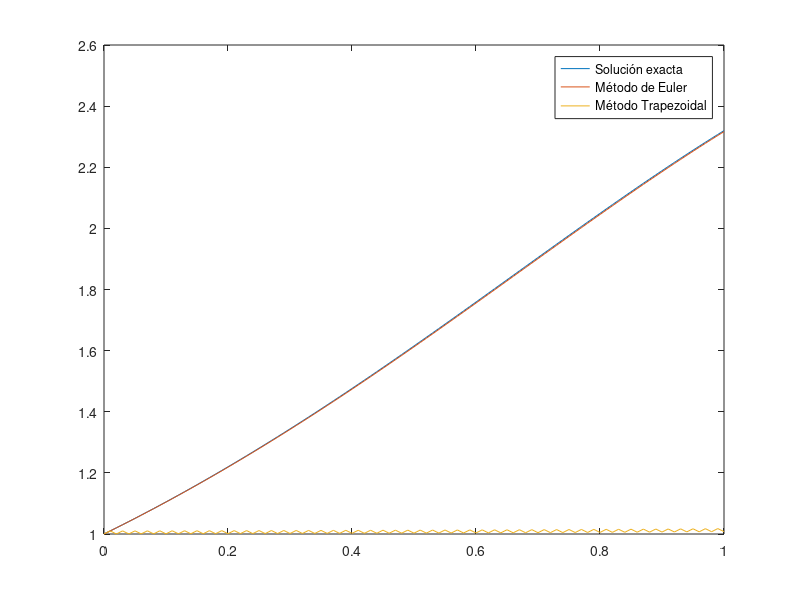

Reproduce this figure in MATLAB.
%Tarea 5

N=100; %Puntos de la malla a graficar
T=1; %Tiempo final dado
k=T/N; %Tamaño de paso dado

%Se definen las condiciones iniciales:
u=zeros(N+1,1); %Aproximación de primer orden (Euler)
u_t=zeros(N+1,1); %Aproximación de segundo orden (trapezoidal)
u_e=zeros(N+1,1); %Solución exacta
t=zeros(N+1,1); %Tiempo que va corriendo

u(1,1)=1;
u_t(1,1)=1;
u_e(1,1)=1;

%Se define el algoritmo con la sol. exacta y los metodos númericos Euler y
%Trapezoidal:
for i=1:N
    ti=(i-1)*k;
    t(i+1,1)=ti+k;
    u(i+1,1)=u(i,1)+k*cos(ti)*u(i,1);
    u_t(i+1,1)=((1+k/2)*cos(ti))/((1-k/2)*cos(ti+k)*u_t(i,1));
    u_e(i+1,1)=exp(sin(ti+k));
end

plot(t,u_e,t,u,t,u_t)
legend('Solución exacta', 'Método de Euler', 'Método Trapezoidal')